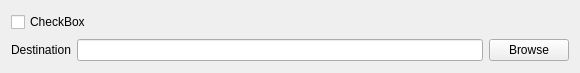
<?xml version="1.0" encoding="UTF-8"?>
<ui version="4.0">
 <class>SeriesExporterItem</class>
 <widget class="QWidget" name="SeriesExporterItem">
  <property name="geometry">
   <rect>
    <x>0</x>
    <y>0</y>
    <width>580</width>
    <height>73</height>
   </rect>
  </property>
  <property name="sizePolicy">
   <sizepolicy hsizetype="MinimumExpanding" vsizetype="Preferred">
    <horstretch>0</horstretch>
    <verstretch>0</verstretch>
   </sizepolicy>
  </property>
  <property name="windowTitle">
   <string>Form</string>
  </property>
  <layout class="QGridLayout" name="gridLayout">
   <item row="1" column="2">
    <widget class="QPushButton" name="but_browse">
     <property name="text">
      <string>Browse</string>
     </property>
    </widget>
   </item>
   <item row="0" column="0" colspan="3">
    <widget class="QCheckBox" name="cbox_enable">
     <property name="text">
      <string>CheckBox</string>
     </property>
    </widget>
   </item>
   <item row="1" column="1">
    <widget class="QLineEdit" name="edit_path"/>
   </item>
   <item row="1" column="0">
    <widget class="QLabel" name="label">
     <property name="text">
      <string>Destination</string>
     </property>
    </widget>
   </item>
  </layout>
 </widget>
 <resources/>
 <connections/>
</ui>
